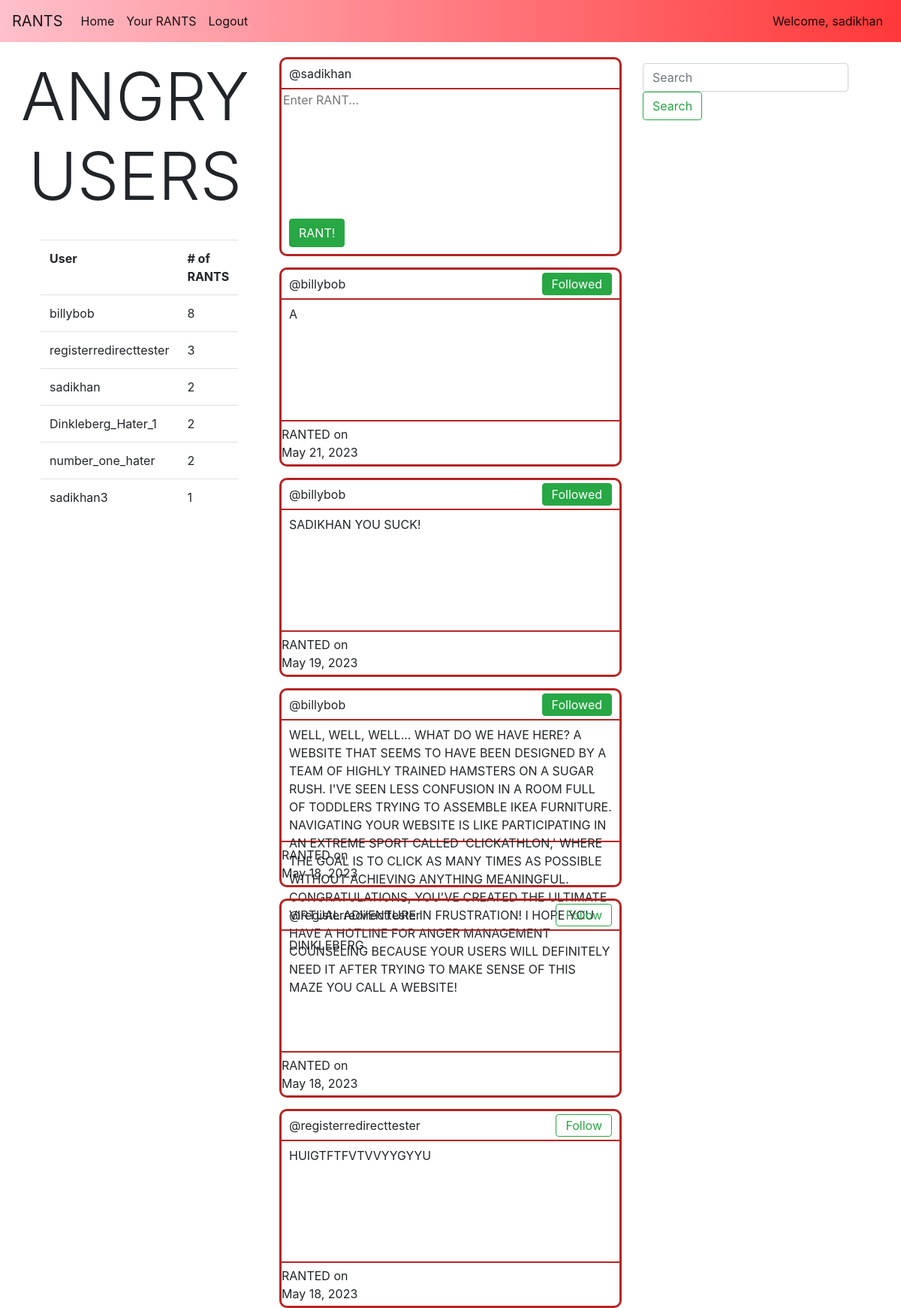
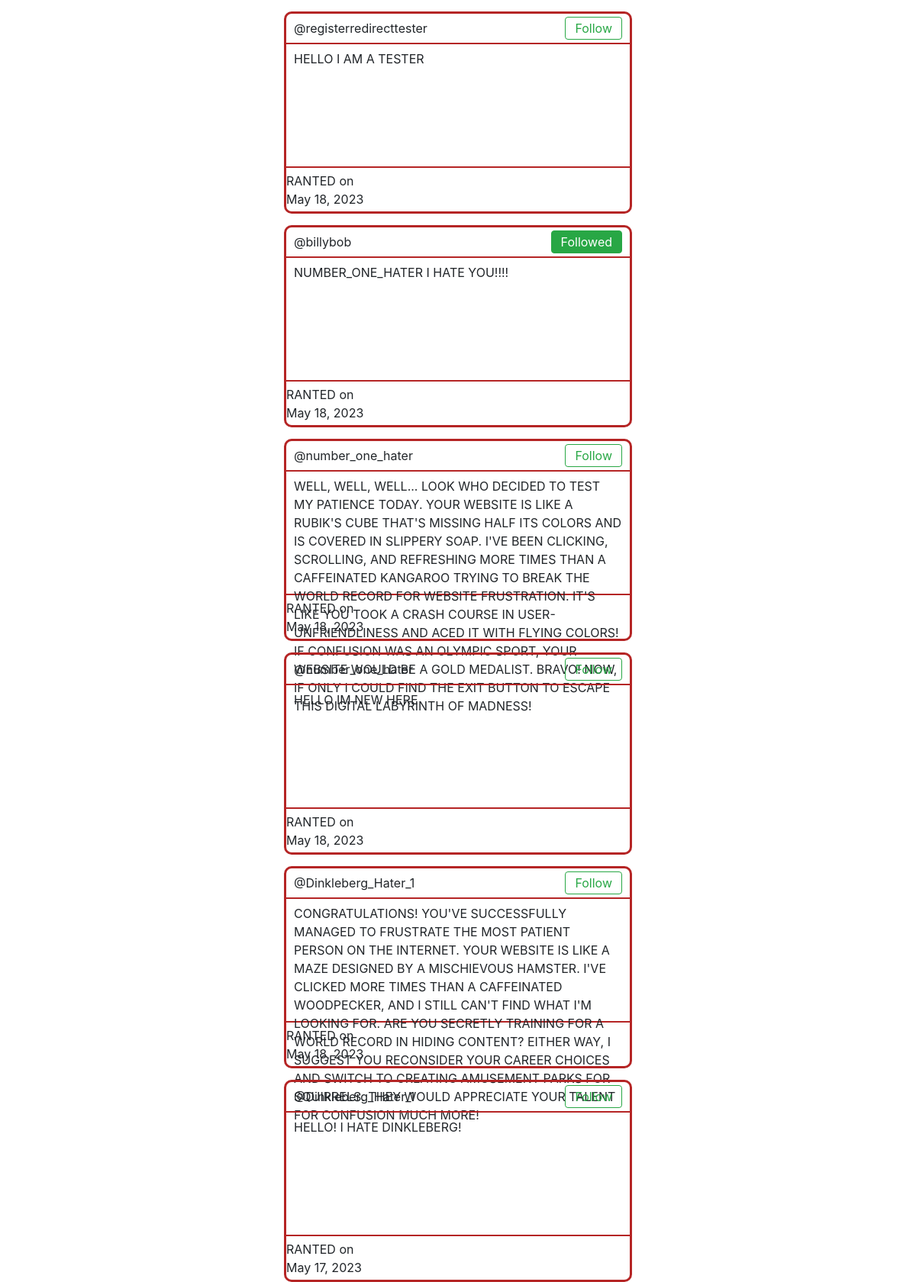
The app's page /home/ (signed in, upper part) with its own data (2 pictures, top to bottom).
### main/models.py (models this page shows, shortened)
class userRants(models.Model):
    username = models.ForeignKey(User, on_delete=models.CASCADE)
    rantText = models.CharField(max_length=750)
    rantDate = models.DateField(auto_now_add=True)

### main/views.py (the view, shortened to what this page needs)
# urls.py: path("home/", views.home, name="home"),
def home(response):
    userInfo = response.user
    rants = userRants.objects.all()
    users = User.objects.all()
    userRantsinDictionary = {}
    for user in users:
        userRantsinDictionary[user.username] = userRants.objects.filter(username_id=user.id).count()
    sortedUserRantsInDictionary = dict(sorted(userRantsinDictionary.items(), key=lambda x:x[1], reverse=True))
    print(response.POST)
    listOfFollowedUsers =  list(userFollowing.objects.filter(username=userInfo.id).values_list('followingList', flat=True))
    return render(response, "main/home.html", {"userInfo":userInfo, "userRants":rants, "userRantsinDictionary":sortedUserRantsInDictionary, "users":users, "listOfFollowedUsers":listOfFollowedUsers})

### main/templates/main/home.html (shortened to what this page needs)
{% extends 'main/base.html'%}
{% block content%}
<div class="columnContainer">
   <div class="shortBar">
      <div class="listBarContainer">
         <h1 class="shortBarHeader display-2">ANGRY USERS</h1>
      </div>
      <br>
      <div class="listUsers">
         <table class="table">
            <tr>
               <th scope="row">User</th>
               <th># of RANTS</th>
            </tr>
            {% for key, value in userRantsinDictionary.items %}
               {% if value > 0 %}
                  <tr>
                     <td>{{key}}</td>
                     <td>{{value}}</td>
                  </tr>
               {% endif %}
            {% endfor %}
         </table>
      </div>
   </div>
   <div class="middleBar">
      {% if userInfo.is_authenticated %}
      <div class="middleBarContainer">
         <div class="rantHeader">
            <div class="rantHeaderText">
               <p>@{{userInfo.username}}</p>
            </div>
         </div>
         <form method="POST" action="#" class="form">
            <div class="rantBody">
               <textarea name="rantTextArea" id="rantTextArea" class="rantBodyTextInput" style="resize:none" placeholder="Enter RANT..." maxlength="750"></textarea>
            </div>
            <div class="rantFooter">
               <div class="rantSubmit">
                  <button type="submit" class="btn btn-success" name="submitRant" value="submitRant">RANT!</button>
               </div>
            </div>
         </form>
      </div>
      {% endif %}
      {% if not searchedRants %}
         {% for rant in userRants reversed %}
            <div class="middleBarContainer">
               <div class="rantHeader">
                  <div class="rantHeaderText">
                     <p>@{{rant.username}}</p>
                  </div>
                  <div class="followButtonContainer">
                     {% if userInfo.is_authenticated %}
                        {% if userInfo.id != rant.username_id %}
                           {% if rant.username_id not in listOfFollowedUsers %}
                              <form method="POST" action="#" class="form">
                                 <button type="submit" name="followUserButton" class="btn btn-outline-success followButton">
                                    <p>Follow</p>
                                 </button>
                              </form>
                           {% else %}
                              <form method="POST" action="#" class="form">
                                 <button type="submit" name="unfollowUserButton" class="btn btn-success followButton">
                                    <p>Followed</p>
                                 </button>
                              </form>
                           {% endif %}
                        {% endif%}
                     {% endif %}
                  </div>
               </div>
               <div class="rantBody">
                  <div class="rantBodyText">
                     {{rant.rantText}}
                  </div>
               </div>
               <div class="rantFooter">
                  <div class="rantDate">RANTED on {{rant.rantDate}}</div>
               </div>
            </div>
         {% endfor %}
      {% endif %}
   </div>
   <div class="shortBar">
      <nav class="navbar navbar-light bg-white">
         <form method="POST" class="form-inline">
           <input name="searchBar" class="form-control mr-sm-2" type="search" placeholder="Search" aria-label="Search">
           <button class="btn btn-outline-success my-2 my-sm-0" type="submit">Search</button>
         </form>
       </nav>
   </div>
</div>
{% endblock %}

### main/templates/main/base.html (shortened to what this page needs)
{% load static %}
<!doctype html>
<html>
<head>
    <link rel="stylesheet" href="https://cdn.jsdelivr.net/npm/bootstrap@4.0.0/dist/css/bootstrap.min.css">
    <link rel="stylesheet" href="{% static 'css/styles.css' %}">
</head>
<body>
    <nav class="navbar navbar-expand-lg navbar-light bg-light navbarGradient">
        <a class="navbar-brand" href="/">RANTS</a>
        <div class="collapse navbar-collapse" id="navbarSupportedContent">
            <ul class="navbar-nav w-100">
                <li class="nav-item active">
                    <a class="nav-link" href="/home">Home<span class="sr-only">(current)</span></a>
                </li>
                <li class="nav-item active">
                    {% if userInfo.is_authenticated %}
                        <a class="nav-link" href="/{{user.id}}">Your RANTS<span class="sr-only">(current)</span></a>
                    {% else %}
                        <a class="nav-link" href="/register">Register</a>
                    {% endif %}
                </li>
                <li class="nav-item active">
                    {% if userInfo.is_authenticated %}
                        <a class="nav-link" href="/logout">Logout<span class="sr-only">(current)</span></a>
                    {% else %}
                        <a class="nav-link" href="/login">Login<span class="sr-only">(current)</span></a>
                    {% endif %}
                </li>
                <li class="nav-item active ml-auto">
                    {% if userInfo.is_authenticated %}
                        <a class="nav-link" >Welcome, {{userInfo.username}}<span class="sr-only">(current)</span></a>
                    {% else %}
                        <a class="nav-link" href="/login">Welcome, Sign in<span class="sr-only">(current)</span></a>
                    {% endif %}
                </li>
            </ul>
        </div>
    </nav>
    <div id="content" name="content">
            {% block content%}
            {% endblock %}
    </div>
</body>
</html>

### main/static/css/styles.css (style rules this page uses)
.columnContainer { float: left; width: 100%; }
.shortBar { height: 100%; width: 30%; float: left; position: sticky; top: 20px; }
.middleBar { height: 100%; width: 40%; float: left; }
.columnContainer { padding-top: 20px; }
.navbarGradient { background-image: linear-gradient(to right, pink, #ff3838) }
.middleBarContainer { height: 265px; width: 95%; border: solid #B52525; border-style: solid; border-radius: 10px; margin: auto; margin-bottom: 15px; position: relative; }
.rantHeader { border-style: none none solid none; border-width: 2px; border-color: #B52525; height: 40px; width: 100%; display: flex; }
.rantHeaderText { display: flex; width: min-content; height: 100%; padding-left: 10px; }
.rantHeaderText > p { margin: auto; }
.rantBody { display: block; height: 160px; }
.rantBodyText { padding: 7px 10px; width: 100%; }
.rantDate { width: 23%; height: 100%; display: flex; justify-content: center; align-items: center; }
.rantBodyTextInput { border: 0px none; width: 100%; height: 130%; outline: none; word-wrap: break-word; }
.rantFooter { display: flex; border-top: 2px solid #B52525; height: 60px; width: 100%; }
.rantSubmit { justify-content: center; align-self: center; margin-left: 10px; }
.shortBarHeader { text-align: center; }
.listUsers { width: 70%; height: auto; margin: auto; }
.followButtonContainer { display: flex; align-self: center; margin-left: auto; margin-right: 10px; text-align: center; }
.followButton { height: 30px; text-align: center; vertical-align: center; margin: auto; }
.followButton > p { margin: auto; height: 100%; vertical-align: middle; line-height: 100%; }

### records on screen
userRants: username "billybob", rantText "A", rantDate "May 21, 2023"
userRants: username "billybob", rantText "SADIKHAN YOU SUCK!", rantDate "May 19, 2023"
userRants: username "billybob", rantText "WELL, WELL, WELL... WHAT DO WE HAVE HERE? A WEBSITE THAT SEEMS TO HAVE BEEN DESIGNED BY A TEAM OF HIGHLY TRAINED HAMSTERS ON A SUGAR RUSH. I'VE SEEN LESS CONFUSION IN A ROOM FULL OF TODDLERS TRYING TO ASSEMBLE IKEA FURNITURE. NAVIGATING YOUR WEBSITE IS LIKE PARTICIPATING IN AN EXTREME SPORT CALLED 'CLICKATHLON,' WHERE THE GOAL IS TO CLICK AS MANY TIMES AS POSSIBLE WITHOUT ACHIEVING ANYTHING MEANINGFUL. CONGRATULATIONS, YOU'VE CREATED THE ULTIMATE VIRTUAL ADVENTURE IN FRUSTRATION! I HOPE YOU HAVE A HOTLINE FOR ANGER MANAGEMENT COUNSELING BECAUSE YOUR USERS WILL DEFINITELY NEED IT AFTER TRYING TO MAKE SENSE OF THIS MAZE YOU CALL A WEBSITE!", rantDate "May 18, 2023"
userRants: username "registerredirecttester", rantText "DINKLEBERG", rantDate "May 18, 2023"
userRants: username "registerredirecttester", rantText "HUIGTFTFVTVVYYGYYU", rantDate "May 18, 2023"
userRants: username "registerredirecttester", rantText "HELLO I AM A TESTER", rantDate "May 18, 2023"
userRants: username "billybob", rantText "NUMBER_ONE_HATER I HATE YOU!!!!", rantDate "May 18, 2023"
userRants: username "number_one_hater", rantText "WELL, WELL, WELL... LOOK WHO DECIDED TO TEST MY PATIENCE TODAY. YOUR WEBSITE IS LIKE A RUBIK'S CUBE THAT'S MISSING HALF ITS COLORS AND IS COVERED IN SLIPPERY SOAP. I'VE BEEN CLICKING, SCROLLING, AND REFRESHING MORE TIMES THAN A CAFFEINATED KANGAROO TRYING TO BREAK THE WORLD RECORD FOR WEBSITE FRUSTRATION. IT'S LIKE YOU TOOK A CRASH COURSE IN USER-UNFRIENDLINESS AND ACED IT WITH FLYING COLORS! IF CONFUSION WAS AN OLYMPIC SPORT, YOUR WEBSITE WOULD BE A GOLD MEDALIST. BRAVO! NOW, IF ONLY I COULD FIND THE EXIT BUTTON TO ESCAPE THIS DIGITAL LABYRINTH OF MADNESS!", rantDate "May 18, 2023"
userRants: username "number_one_hater", rantText "HELLO IM NEW HERE", rantDate "May 18, 2023"
userRants: username "Dinkleberg_Hater_1", rantText "CONGRATULATIONS! YOU'VE SUCCESSFULLY MANAGED TO FRUSTRATE THE MOST PATIENT PERSON ON THE INTERNET. YOUR WEBSITE IS LIKE A MAZE DESIGNED BY A MISCHIEVOUS HAMSTER. I'VE CLICKED MORE TIMES THAN A CAFFEINATED WOODPECKER, AND I STILL CAN'T FIND WHAT I'M LOOKING FOR. ARE YOU SECRETLY TRAINING FOR A WORLD RECORD IN HIDING CONTENT? EITHER WAY, I SUGGEST YOU RECONSIDER YOUR CAREER CHOICES AND SWITCH TO CREATING AMUSEMENT PARKS FOR SQUIRRELS. THEY WOULD APPRECIATE YOUR TALENT FOR CONFUSION MUCH MORE!", rantDate "May 18, 2023"
userRants: username "Dinkleberg_Hater_1", rantText "HELLO! I HATE DINKLEBERG!", rantDate "May 17, 2023"

### other values on screen
{{ userInfo.username }} "sadikhan"
{{ key }} "billybob" "registerredirecttester" "sadikhan" "Dinkleberg_Hater_1" "number_one_hater" "sadikhan3"
{{ value }} "8" "3" "2" "2" "2" "1"
